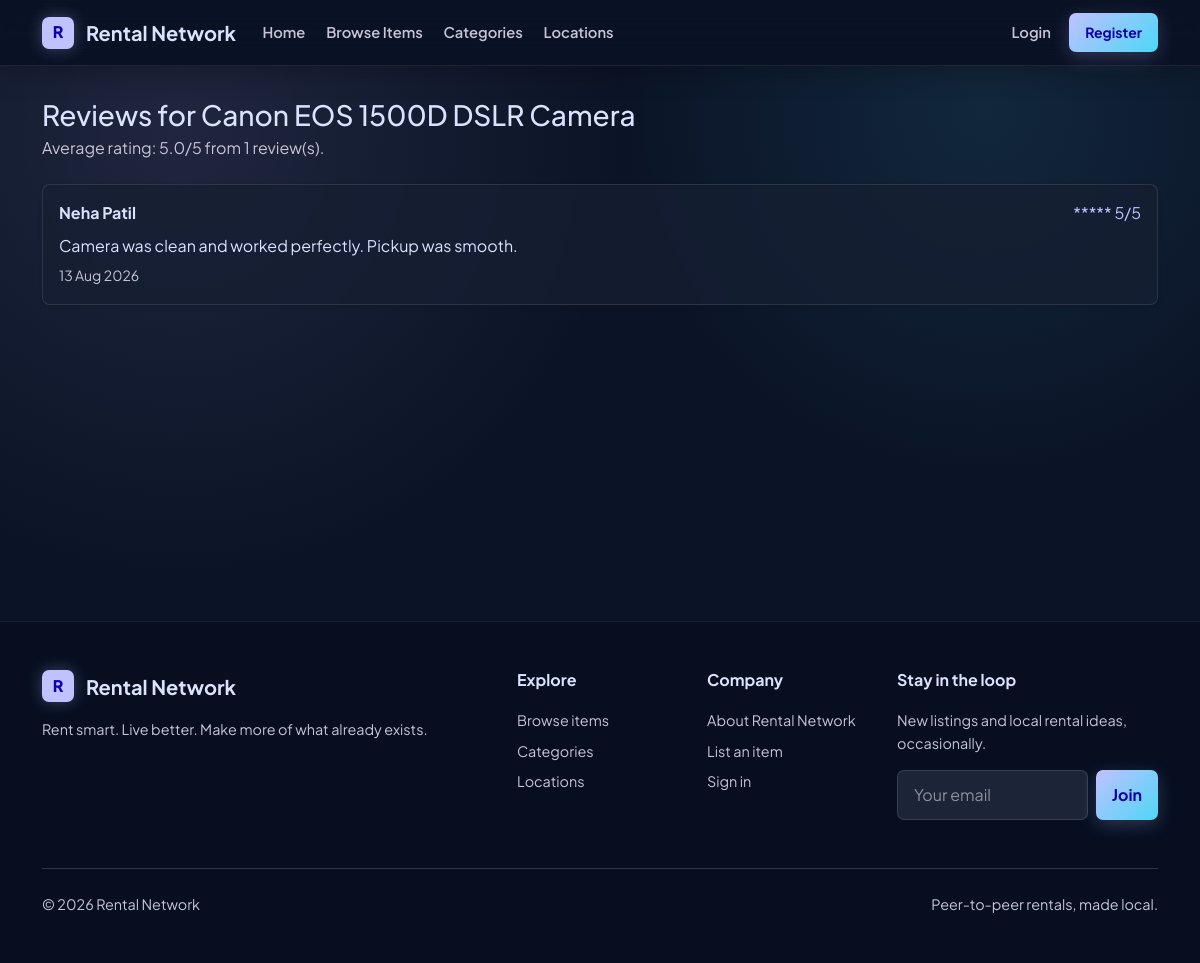
/reviews/reviews.php?item_id=1, run on the app's committed database.
### tables this page shows
CREATE TABLE items (
  item_id INT UNSIGNED AUTO_INCREMENT PRIMARY KEY,
  owner_id INT UNSIGNED NOT NULL,
  category_id INT UNSIGNED NOT NULL,
  item_name VARCHAR(150) NOT NULL,
  description TEXT NOT NULL,
  brand VARCHAR(100) DEFAULT NULL,
  model VARCHAR(100) DEFAULT NULL,
  item_condition ENUM('New', 'Like New', 'Good', 'Fair') NOT NULL DEFAULT 'Good',
  rental_price DECIMAL(10,2) NOT NULL,
  rental_unit ENUM('Daily', 'Hourly', 'Both') NOT NULL DEFAULT 'Daily',
  hourly_price DECIMAL(10,2) DEFAULT NULL,
  security_deposit DECIMAL(10,2) NOT NULL DEFAULT 0.00,
  image VARCHAR(255) DEFAULT NULL,
  quantity INT UNSIGNED NOT NULL DEFAULT 1,
  location VARCHAR(150) NOT NULL,
  location_address VARCHAR(255) DEFAULT NULL,
  city VARCHAR(80) NOT NULL,
  state VARCHAR(80) NOT NULL,
  pincode VARCHAR(10) NOT NULL,
  latitude DECIMAL(10,7) DEFAULT NULL,
  longitude DECIMAL(10,7) DEFAULT NULL,
  status ENUM('Available', 'Unavailable', 'Rented', 'Maintenance') NOT NULL DEFAULT 'Available',
  is_approved TINYINT(1) NOT NULL DEFAULT 1,
  created_at TIMESTAMP NOT NULL DEFAULT CURRENT_TIMESTAMP,
  updated_at TIMESTAMP NOT NULL DEFAULT CURRENT_TIMESTAMP ON UPDATE CURRENT_TIMESTAMP,
  CONSTRAINT fk_items_owner
    FOREIGN KEY (owner_id) REFERENCES users(user_id)
    ON UPDATE CASCADE ON DELETE RESTRICT,
  CONSTRAINT fk_items_category
    FOREIGN KEY (category_id) REFERENCES categories(category_id)
    ON UPDATE CASCADE ON DELETE RESTRICT,
  INDEX idx_items_search (item_name, brand, city),
  INDEX idx_items_category_status (category_id, status),
  INDEX idx_items_price (rental_price),
  INDEX idx_items_rental_unit (rental_unit),
  INDEX idx_items_owner (owner_id),
  INDEX idx_items_coordinates (latitude, longitude)
);

CREATE TABLE reviews (
  review_id INT UNSIGNED AUTO_INCREMENT PRIMARY KEY,
  booking_id INT UNSIGNED NOT NULL UNIQUE,
  item_id INT UNSIGNED NOT NULL,
  reviewer_id INT UNSIGNED NOT NULL,
  owner_id INT UNSIGNED NOT NULL,
  rating TINYINT UNSIGNED NOT NULL,
  review_text TEXT NOT NULL,
  created_at TIMESTAMP NOT NULL DEFAULT CURRENT_TIMESTAMP,
  CONSTRAINT fk_reviews_booking
    FOREIGN KEY (booking_id) REFERENCES bookings(booking_id)
    ON UPDATE CASCADE ON DELETE CASCADE,
  CONSTRAINT fk_reviews_item
    FOREIGN KEY (item_id) REFERENCES items(item_id)
    ON UPDATE CASCADE ON DELETE RESTRICT,
  CONSTRAINT fk_reviews_reviewer
    FOREIGN KEY (reviewer_id) REFERENCES users(user_id)
    ON UPDATE CASCADE ON DELETE RESTRICT,
  CONSTRAINT fk_reviews_owner
    FOREIGN KEY (owner_id) REFERENCES users(user_id)
    ON UPDATE CASCADE ON DELETE RESTRICT,
  INDEX idx_reviews_item (item_id),
  INDEX idx_reviews_owner (owner_id),
  INDEX idx_reviews_rating (rating)
);

CREATE TABLE users (
  user_id INT UNSIGNED AUTO_INCREMENT PRIMARY KEY,
  name VARCHAR(100) NOT NULL,
  email VARCHAR(150) NOT NULL UNIQUE,
  phone VARCHAR(20) NOT NULL,
  password VARCHAR(255) NOT NULL,
  address VARCHAR(255) NOT NULL,
  location_address VARCHAR(255) DEFAULT NULL,
  city VARCHAR(80) NOT NULL,
  state VARCHAR(80) NOT NULL,
  pincode VARCHAR(10) NOT NULL,
  latitude DECIMAL(10,7) DEFAULT NULL,
  longitude DECIMAL(10,7) DEFAULT NULL,
  profile_image VARCHAR(255) DEFAULT NULL,
  role ENUM('User', 'Admin') NOT NULL DEFAULT 'User',
  status ENUM('Active', 'Blocked') NOT NULL DEFAULT 'Active',
  reset_token VARCHAR(255) DEFAULT NULL,
  reset_expires DATETIME DEFAULT NULL,
  created_at TIMESTAMP NOT NULL DEFAULT CURRENT_TIMESTAMP,
  updated_at TIMESTAMP NOT NULL DEFAULT CURRENT_TIMESTAMP ON UPDATE CURRENT_TIMESTAMP,
  INDEX idx_users_role_status (role, status),
  INDEX idx_users_location (city, state, pincode),
  INDEX idx_users_coordinates (latitude, longitude)
);

### includes/functions.php (called while the page is built, shortened)
<?php
function e(mixed $value): string
{
    return htmlspecialchars((string) $value, ENT_QUOTES, 'UTF-8');
}

### reviews/reviews.php (the view, shortened to what this page needs)
<?php
require_once __DIR__ . '/../includes/db.php';
$itemId = (int) ($_GET['item_id'] ?? 0);
$itemStatement = $pdo->prepare('SELECT item_id, item_name FROM items WHERE item_id = ? LIMIT 1'); $itemStatement->execute([$itemId]); $item = $itemStatement->fetch();
$statement = $pdo->prepare('SELECT r.rating, r.review_text, r.created_at, u.name AS reviewer_name FROM reviews r INNER JOIN users u ON u.user_id = r.reviewer_id WHERE r.item_id = ? ORDER BY r.created_at DESC'); $statement->execute([$itemId]); $reviews = $statement->fetchAll();
$average = $reviews ? array_sum(array_column($reviews, 'rating')) / count($reviews) : 0; $page_title = 'Reviews'; require_once __DIR__ . '/../includes/header.php';
?>
<div class="mb-4"><h1 class="h3 mb-1">Reviews for <?php echo e($item['item_name']); ?></h1><p class="text-muted mb-0">Average rating: <?php echo e(number_format($average, 1)); ?>/5 from <?php echo count($reviews); ?> review(s).</p></div><?php if (!$reviews) : ?><div class="card shadow-sm"><div class="card-body text-center p-5"><p class="text-muted mb-0">No reviews have been submitted yet.</p></div></div><?php else : ?><div class="vstack gap-3"><?php foreach ($reviews as $review) : ?><div class="card shadow-sm"><div class="card-body"><div class="d-flex justify-content-between gap-2 mb-2"><strong><?php echo e($review['reviewer_name']); ?></strong><span class="text-brand"><?php echo str_repeat('*', (int) $review['rating']); ?> <?php echo e($review['rating']); ?>/5</span></div><p class="mb-1"><?php echo nl2br(e($review['review_text'])); ?></p><span class="small text-muted"><?php echo e(date('d M Y', strtotime($review['created_at']))); ?></span></div></div><?php endforeach; ?></div><?php endif; ?>
<?php require_once __DIR__ . '/../includes/footer.php'; ?>

### assets/css/style.css (style rules this page uses)
:root { --rn-primary: #c0c1ff; --rn-on-primary: #1000a9; --rn-primary-container: #8083ff; --rn-on-primary-container: #0d0096; --rn-secondary: #ffb0cd; --rn-on-secondary: #640039; --rn-secondary-container: #aa0266; --rn-on-secondary-container: #ffbad3; --rn-tertiary: #4cd7f6; --rn-on-tertiary: #003640; --rn-tertiary-container: #009eb9; --rn-on-tertiary-container: #002f38; --rn-error: #ffb4ab; --rn-on-error: #690005; --rn-error-container: #93000a; --rn-on-error-container: #ffdad6; --rn-surface: #0b1326; --rn-surface-dim: #0b1326; --rn-surface-bright: #31394d; --rn-surface-container-lowest: #060e20; --rn-surface-container-low: #131b2e; --rn-surface-container: #171f33; --rn-surface-container-high: #222a3d; --rn-surface-container-highest: #2d3449; --rn-on-surface: #dae2fd; --rn-on-surface-variant: #c7c4d7; --rn-background: #0b1326; --rn-on-background: #dae2fd; --rn-outline: #908fa0; --rn-outline-variant: #464554; --bs-body-bg: var(--rn-background); --bs-body-color: var(--rn-on-background); --bs-primary: var(--rn-primary); --bs-secondary: var(--rn-secondary); --bs-info: var(--rn-tertiary); --bs-danger: var(--rn-error); --bs-font-sans-serif: 'Plus Jakarta Sans', system-ui, -apple-system, sans-serif; --bs-border-radius: 0.5rem; --bs-border-radius-lg: 1rem; --bs-border-radius-xl: 1.5rem; }
body { font-family: var(--bs-font-sans-serif); background-color: var(--rn-background); color: var(--rn-on-background); -webkit-font-smoothing: antialiased; -moz-osx-font-smoothing: grayscale; }
.card { background-color: var(--rn-surface-container); border: 1px solid rgba(255, 255, 255, 0.05); border-radius: var(--bs-border-radius-lg); box-shadow: 0 4px 24px rgba(0, 0, 0, 0.15); overflow: hidden; }
:root { --brand: #0b6254; --brand-dark: #064238; --brand-soft: #e2f1ea; --accent: #d5744a; --ink: #18302a; --muted: #62736d; --page: #f4f7f4; --surface: #ffffff; --surface-alt: #eef4f0; --line: #d6e1da; --shadow: 0 10px 28px rgba(18, 46, 38, .08); --bs-body-bg: var(--page); --bs-body-color: var(--ink); }
body { background: var(--page); color: var(--ink); font-family: 'Plus Jakarta Sans', Arial, sans-serif; line-height: 1.55; }
h1, h2, h3, h4, h5, h6 { color: var(--ink); letter-spacing: 0; }
.text-muted { color: var(--muted) !important; }
.text-brand, .text-primary { color: var(--brand) !important; }
.card { background: var(--surface); border: 1px solid var(--line); border-radius: 8px; box-shadow: var(--shadow); color: var(--ink); }
:root { --rn-surface: #0b1326; --rn-low: #131b2e; --rn-card: #171f33; --rn-card-high: #222a3d; --rn-text: #dae2fd; --rn-muted: #c7c4d7; --rn-outline: #464554; --rn-primary: #c0c1ff; --rn-primary-ink: #1000a9; --rn-secondary: #ffb0cd; --rn-cyan: #4cd7f6; --bs-body-bg: var(--rn-surface); --bs-body-color: var(--rn-text); }
body { background: var(--rn-surface); color: var(--rn-text); }
h1,h2,h3,h4,h5,h6 { color: var(--rn-text); }
.text-muted { color: var(--rn-muted) !important; }
.text-brand,.text-primary { color: var(--rn-primary) !important; }
.card,.filter-panel,.booking-summary,.payment-total,.return-fee,.location-summary,.availability-feedback,.unavailable-dates { background: rgba(23,31,51,.78); border-color: rgba(255,255,255,.10); box-shadow: 0 12px 30px rgba(0,0,0,.2); color: var(--rn-text); }
:root { --brand-emerald: var(--rn-primary); --surface-alt: var(--rn-card-high); --border-subtle: rgba(255,255,255,.13); }

### data on the page
items: item_name "Canon EOS 1500D DSLR Camera"
reviews: reviewer.name "Neha Patil", rating "*****", rating "5", review_text "Camera was clean and worked perfectly. Pickup was smooth.", created_at "13 Aug 2026"

### other printed values
$average "5.0"
count($reviews) "1"
